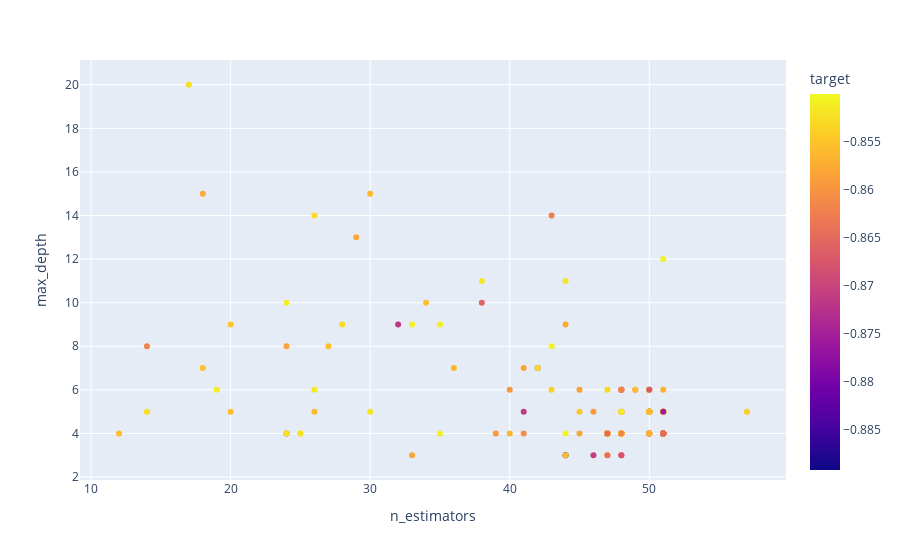

This figure's notebook cell:
### Code cell
px.scatter(df1, x="n_estimators", y="max_depth", color="target")

### Figure 1 — Plotly figure (JSON) as saved in the notebook; plotly's stock layout.template omitted (floating-point values rounded to 4 significant figures; data arrays with more than 128 entries replaced by an {"elided": "..."} marker saying what was removed)
{"data": [{"hovertemplate": "n_estimators=%{x}<br>max_depth=%{y}<br>target=%{marker.color}<extra></extra>", "legendgroup": "", "marker": {"color": {"elided": "230 float values"}, "coloraxis": "coloraxis", "symbol": "circle"}, "mode": "markers", "name": "", "orientation": "v", "showlegend": false, "type": "scatter", "x": {"elided": "230 int values"}, "xaxis": "x", "y": {"elided": "230 int values"}, "yaxis": "y"}], "layout": {"coloraxis": {"colorbar": {"title": {"text": "target"}}, "colorscale": [[0, "#0d0887"], [0.1111, "#46039f"], [0.2222, "#7201a8"], [0.3333, "#9c179e"], [0.4444, "#bd3786"], [0.5556, "#d8576b"], [0.6667, "#ed7953"], [0.7778, "#fb9f3a"], [0.8889, "#fdca26"], [1, "#f0f921"]]}, "legend": {"tracegroupgap": 0}, "margin": {"t": 60}, "xaxis": {"anchor": "y", "domain": [0, 1], "title": {"text": "n_estimators"}}, "yaxis": {"anchor": "x", "domain": [0, 1], "title": {"text": "max_depth"}}}}
